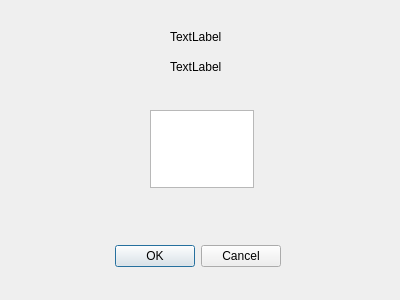
<?xml version="1.0" encoding="UTF-8"?>
<ui version="4.0">
 <class>Dialog</class>
 <widget class="QDialog" name="Dialog">
  <property name="geometry">
   <rect>
    <x>0</x>
    <y>0</y>
    <width>400</width>
    <height>300</height>
   </rect>
  </property>
  <property name="windowTitle">
   <string>Dialog</string>
  </property>
  <widget class="QDialogButtonBox" name="buttonBox">
   <property name="geometry">
    <rect>
     <x>-60</x>
     <y>240</y>
     <width>341</width>
     <height>32</height>
    </rect>
   </property>
   <property name="orientation">
    <enum>Qt::Horizontal</enum>
   </property>
   <property name="standardButtons">
    <set>QDialogButtonBox::Cancel|QDialogButtonBox::Ok</set>
   </property>
  </widget>
  <widget class="QLabel" name="label_warning1">
   <property name="geometry">
    <rect>
     <x>170</x>
     <y>30</y>
     <width>56</width>
     <height>13</height>
    </rect>
   </property>
   <property name="text">
    <string>TextLabel</string>
   </property>
  </widget>
  <widget class="QLabel" name="label_warning_2">
   <property name="geometry">
    <rect>
     <x>170</x>
     <y>60</y>
     <width>56</width>
     <height>13</height>
    </rect>
   </property>
   <property name="text">
    <string>TextLabel</string>
   </property>
  </widget>
  <widget class="QTextEdit" name="log_output">
   <property name="geometry">
    <rect>
     <x>150</x>
     <y>110</y>
     <width>104</width>
     <height>78</height>
    </rect>
   </property>
  </widget>
 </widget>
 <resources/>
 <connections>
  <connection>
   <sender>buttonBox</sender>
   <signal>accepted()</signal>
   <receiver>Dialog</receiver>
   <slot>accept()</slot>
   <hints>
    <hint type="sourcelabel">
     <x>248</x>
     <y>254</y>
    </hint>
    <hint type="destinationlabel">
     <x>157</x>
     <y>274</y>
    </hint>
   </hints>
  </connection>
  <connection>
   <sender>buttonBox</sender>
   <signal>rejected()</signal>
   <receiver>Dialog</receiver>
   <slot>reject()</slot>
   <hints>
    <hint type="sourcelabel">
     <x>316</x>
     <y>260</y>
    </hint>
    <hint type="destinationlabel">
     <x>286</x>
     <y>274</y>
    </hint>
   </hints>
  </connection>
 </connections>
</ui>
